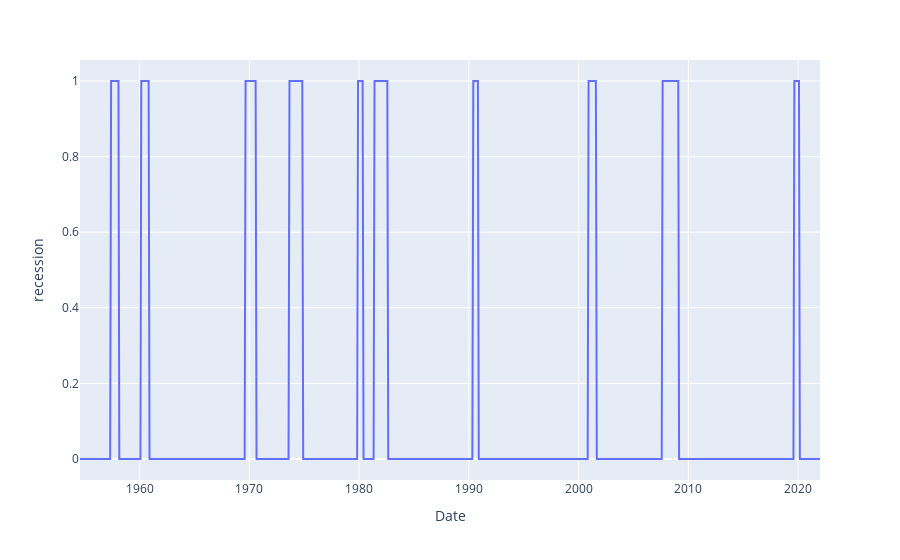

Notebook code cell kept with this figure:
### Code cell
data["recession"] = data["recession"].fillna(method='bfill').fillna(method='ffill')
px.line(data, x= data.index, y='recession')

### Figure 1 — Plotly figure (JSON) as saved in the notebook; plotly's stock layout.template omitted (floating-point values rounded to 4 significant figures; data arrays with more than 128 entries replaced by an {"elided": "..."} marker saying what was removed)
{"data": [{"hovertemplate": "Date=%{x}<br>recession=%{y}<extra></extra>", "legendgroup": "", "line": {"color": "#636efa", "dash": "solid"}, "marker": {"symbol": "circle"}, "mode": "lines", "name": "", "orientation": "v", "showlegend": false, "type": "scatter", "x": {"elided": "810 str values"}, "xaxis": "x", "y": {"elided": "810 int values"}, "yaxis": "y"}], "layout": {"autosize": true, "legend": {"tracegroupgap": 0}, "margin": {"t": 60}, "xaxis": {"anchor": "y", "autorange": true, "domain": [0, 1], "range": ["1954-07-31", "2021-12-31"], "title": {"text": "Date"}, "type": "date"}, "yaxis": {"anchor": "x", "autorange": true, "domain": [0, 1], "range": [-0.05556, 1.056], "title": {"text": "recession"}, "type": "linear"}}}
